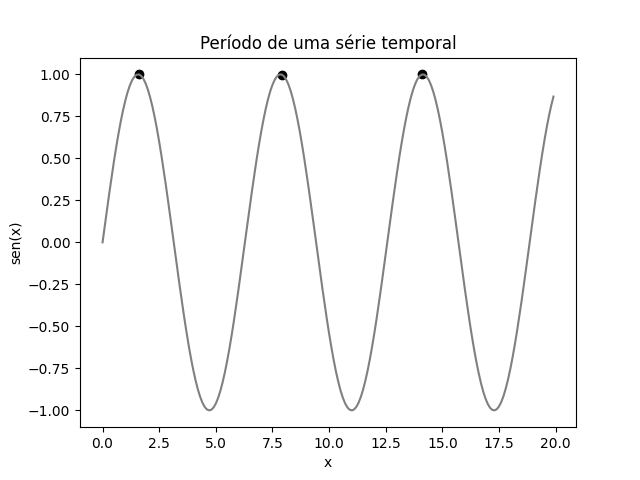

This chart was generated by the following Python code:
import matplotlib.pyplot as plt
import pandas as pd

file = pd.read_csv('seno.csv', sep=",", names=['x','seno','spike'])

plt.xlabel("x")
plt.ylabel("sen(x)")
plt.title("Período de uma série temporal")

"""
spikes: contains the instant t in which the spike occurs
period: contains the period between two consecutive spikes
period list is calculated from spikes list
"""

spikes = []
period = []

for i in range (0,len(file['spike'])):
    if file['spike'][i] != 0:
        plt.scatter(file['x'][i-1], file['seno'][i-1], c="k")
        spikes.append(file['x'][i-1])   

plt.plot(file['x'] ,file['seno'], "grey")
#plt.legend(loc="upper right")
plt.savefig("pico.png")

for i in range (1,len(spikes)):
    period.append(spikes[i] - spikes[i-1])

print(spikes)
print(period)